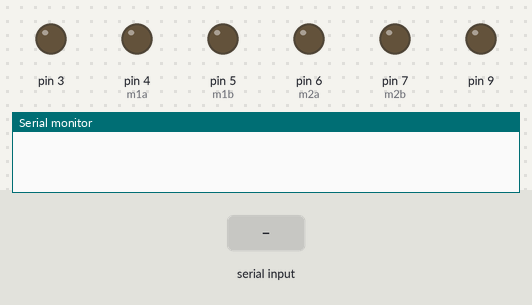
Bench run of a sketch on a simulated Arduino Uno, built with avr-gcc and run on an emulated ATmega328P. Shown: output pins drawn as LEDs (lit = HIGH), the last lines printed to the serial monitor. The inputs (shaded band) are chosen by the test bench.

Above: at 1.2 s.
1.3 s: "90:45:200\n" received over the second serial link
At 1.7 s:
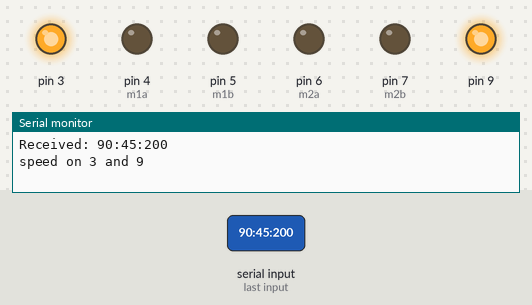
2.8 s: "Speed:" received over the second serial link
4.3 s: "30:150:10\n" received over the second serial link
At 5.2 s:
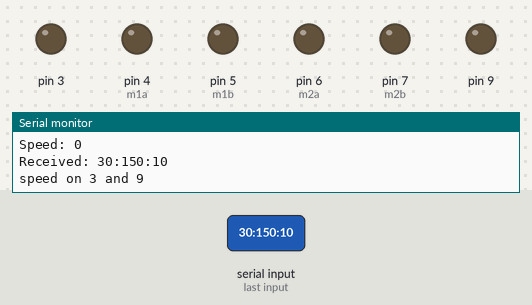
Timing chart, 0 to 7.3 s (numbered marks = the images above; inputs shaded):
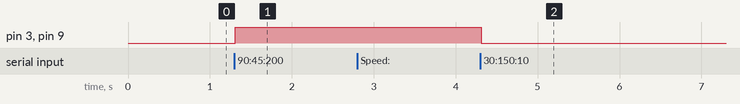

The sketch:

CAR_2.ino
```cpp
// Starting of Program
int m1a = 4;
int m1b = 5;
int m2a = 6;
int m2b = 7;
int buzz = 7;
char val;

#define TX 0
#define RX 1

#include<SoftwareSerial.h>

SoftwareSerial BTmodule(TX, RX);
int speed = 255;

void setup()
{
pinMode(m1a, OUTPUT);  // Digital pin 5 set as output Pin
pinMode(m1b, OUTPUT);  // Digital pin 4 set as output Pin
pinMode(m2a, OUTPUT);  // Digital pin 6 set as output Pin
pinMode(m2b, OUTPUT);  // Digital pin 7 set as output Pin
pinMode(buzz, OUTPUT); // Digital pin for buzzer
pinMode(3, OUTPUT);
pinMode(9, OUTPUT);
Serial.begin(9600);
  BTmodule.begin(9600);
  BTmodule.setTimeout(10);
}

void loop()
{
    String readString;

  while(BTmodule.available()) {
    readString = BTmodule.readString();
    Serial.print("Received: ");
    Serial.println(readString);
  }
  // analogWrite(3, 100);
  // analogWrite(9, 100);
  if(readString.toInt() > 0)
  {
    analogWrite(3, speed);
    Serial.println("speed on 3 and 9");
    analogWrite(9, speed);
  }

 if( val == 'V') // Horn on
    {
      digitalWrite(buzz, HIGH);
    }
 if( val == 'v') // Horn off
    {
     digitalWrite(buzz, LOW);
    }
  if( val == 'F') // Forward
    {
      digitalWrite(m1a, LOW);
      digitalWrite(m1b, HIGH);
      digitalWrite(m2a, HIGH);
      digitalWrite(m2b, LOW);
    }
  else if(val == 'B') // Backward
    {
      digitalWrite(m1a, HIGH);
      digitalWrite(m1b, LOW);
      digitalWrite(m2a, LOW);
      digitalWrite(m2b, HIGH);
    }

    else if(val == 'L') //Left
    {
      digitalWrite(m1a, HIGH);
      digitalWrite(m1b, LOW);
      digitalWrite(m2a, HIGH);
      digitalWrite(m2b, LOW);
    }
    else if(val == 'R') //Right
    {
      digitalWrite(m1a, LOW);
      digitalWrite(m1b, HIGH);
      digitalWrite(m2a, LOW);
      digitalWrite(m2b, HIGH);
    }
    else if(val == 'S') //Stop
    {
    digitalWrite(m1a, LOW);
    digitalWrite(m1b, LOW);
    digitalWrite(m2a, LOW);
    digitalWrite(m2b, LOW);
    }

   // SPEED
   if(readString.substring(0, 6) == "Speed:"){
    String val = readString.substring(readString.length()-3);
    if(val.substring(0, 1) == "d"){
      speed = val.substring(2).toInt();
    }
    else if(val.substring(0, 1) == ":"){
      speed = val.substring(1).toInt();
    }
    else{
      speed = val.toInt();
    }
    Serial.print("Speed: ");
    Serial.println(speed);
  }
}
```

Measured:
- after the input at 1.3 s, pin 3, pin 9: LOW → HIGH at once
- after the input at 4.3 s, pin 3, pin 9: HIGH → LOW at once
